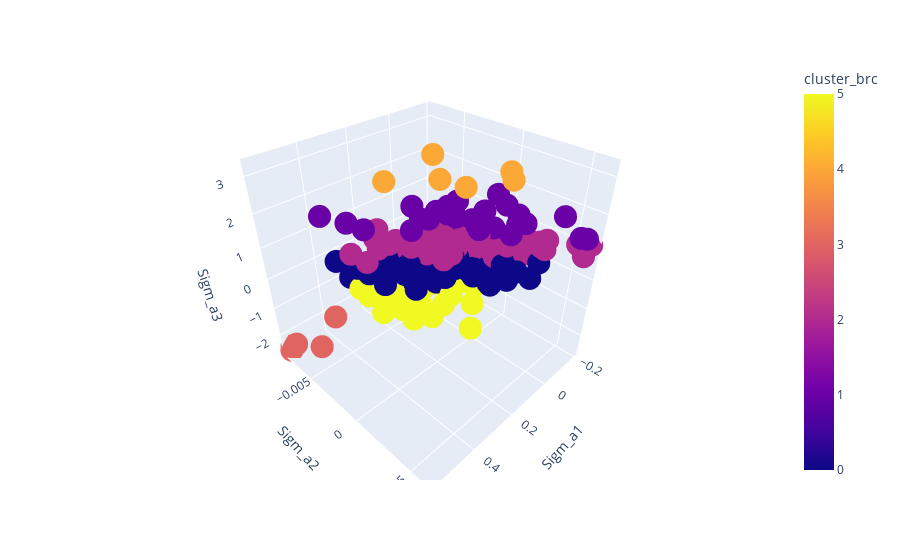

This figure's notebook cell:
### Code cell
fig = px.scatter_3d(cluster_sigm, x="Sigm_a1", y="Sigm_a2", z='Sigm_a3', color="cluster_brc")
fig.show()

### Figure 1 — Plotly figure (JSON) as saved in the notebook; plotly's stock layout.template omitted (floating-point values rounded to 4 significant figures; data arrays with more than 128 entries replaced by an {"elided": "..."} marker saying what was removed)
{"data": [{"hovertemplate": "Sigm_a1=%{x}<br>Sigm_a2=%{y}<br>Sigm_a3=%{z}<br>cluster_brc=%{marker.color}<extra></extra>", "legendgroup": "", "marker": {"color": {"elided": "239 int values"}, "coloraxis": "coloraxis", "symbol": "circle"}, "mode": "markers", "name": "", "scene": "scene", "showlegend": false, "type": "scatter3d", "x": {"elided": "239 float values"}, "y": {"elided": "239 float values"}, "z": {"elided": "239 float values"}}], "layout": {"coloraxis": {"colorbar": {"title": {"text": "cluster_brc"}}, "colorscale": [[0, "#0d0887"], [0.1111, "#46039f"], [0.2222, "#7201a8"], [0.3333, "#9c179e"], [0.4444, "#bd3786"], [0.5556, "#d8576b"], [0.6667, "#ed7953"], [0.7778, "#fb9f3a"], [0.8889, "#fdca26"], [1, "#f0f921"]]}, "legend": {"tracegroupgap": 0}, "margin": {"t": 60}, "scene": {"domain": {"x": [0, 1], "y": [0, 1]}, "xaxis": {"title": {"text": "Sigm_a1"}}, "yaxis": {"title": {"text": "Sigm_a2"}}, "zaxis": {"title": {"text": "Sigm_a3"}}}}}
